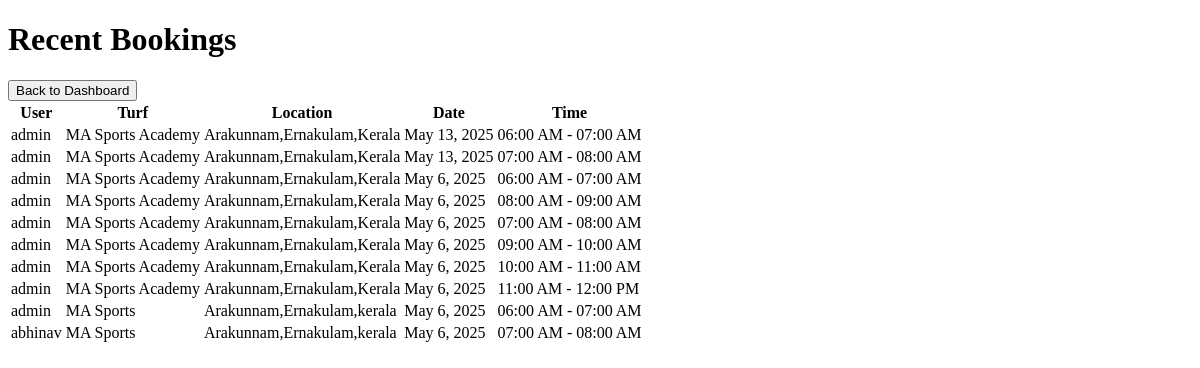
The app's page /recent_bookings/, older data.
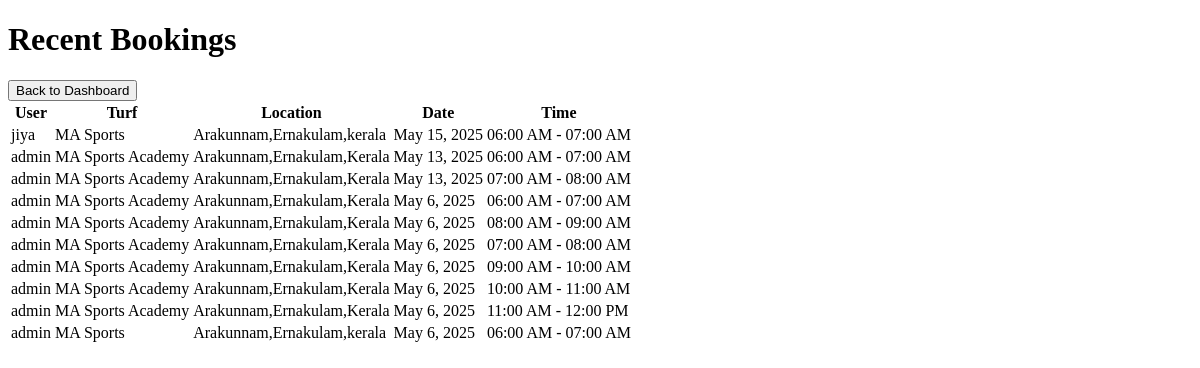
The same page, newer data.
### turf_app/models.py (models this page shows, shortened)
class Booking(models.Model):
    user = models.ForeignKey(User, on_delete=models.CASCADE)
    slot = models.ForeignKey('Slot', on_delete=models.CASCADE)
    address = models.CharField(max_length=255, default="Not provided")
    email = models.EmailField(max_length=254, blank=True, null=True)
    phone_number = models.CharField(max_length=15)
    sport = models.CharField(max_length=100)
    players = models.IntegerField(default=1)
    created_at = models.DateTimeField(default=timezone.now)  # Set a default

class Slot(models.Model):
    turf = models.ForeignKey(Turf, on_delete=models.CASCADE)
    date = models.DateField()
    start_time = models.TimeField()
    end_time = models.TimeField()
    is_booked = models.BooleanField(default=False)

class Turf(models.Model):
    name = models.CharField(max_length=255)
    location = models.CharField(max_length=255)
    images = models.ImageField(upload_to='turf_images/')
    sport_types = models.CharField(max_length=100, choices=[('Football', 'Football'), ('Cricket', 'Cricket')])
    open_time = models.TimeField()
    close_time = models.TimeField()

### turf_app/views.py (the view)
# urls.py: path('recent_bookings/', views.recent_bookings, name='recent_bookings'),
def recent_bookings(request):
    bookings = Booking.objects.select_related('slot').order_by('-slot__date')[:10]
    return render(request, 'recent_bookings.html', {'bookings': bookings})

### templates/recent_bookings.html (shortened to what this page needs)
<!DOCTYPE html>
<html lang="en">
<head>
</head>
<body>
    <h1>Recent Bookings</h1>
    <a href="{% url 'admin_index' %}"><button>Back to Dashboard</button></a>
    <table>
        <tr>
            <th>User</th>
            <th>Turf</th>
            <th>Location</th>
            <th>Date</th>
            <th>Time</th>
        </tr>
        {% for booking in bookings %}
        <tr>
            <td>{{ booking.user.username }}</td>
            <td>{{ booking.slot.turf.name }}</td>
            <td>{{ booking.slot.turf.location }}</td>
            <td>{{ booking.slot.date }}</td>
            <td>{{ booking.slot.start_time|time:"h:i A" }} - {{ booking.slot.end_time|time:"h:i A" }}</td>
        </tr>
        {% endfor %}
    </table>
</body>
</html>

Row changes from the older to the newer data that the page shows:
no longer on this page (row edited): Booking: user.username "abhinav", slot.turf.name "MA Sports", slot.turf.location "Arakunnam,Ernakulam,kerala", slot "May 6, 2025", slot.start_time "07:00 AM", slot.end_time "08:00 AM"
added Booking: user.username "jiya", slot.turf.name "MA Sports", slot.turf.location "Arakunnam,Ernakulam,kerala", slot "May 15, 2025", slot.start_time "06:00 AM", slot.end_time "07:00 AM"
